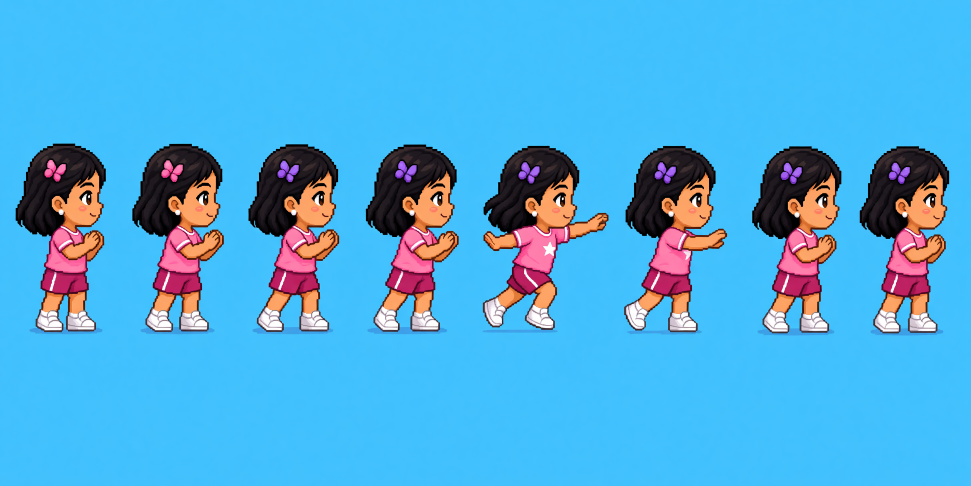
#> input picture copa-arcoiris/art-src/higgsfield/alana/carry_throw.png, 2912 x 1456 px, given in place of title_b.png, which was not available (shown at 1/3 size)
$ python build_title.py
#> lines starting #> are read from the running program, lines starting #| are printed output that depends on the picture; pictures that were not available may be replaced by others from this repository, and a replacement may not be noted
#!/usr/bin/env python3
"""Title key art: art-src/higgsfield/title/title_b.png (2816x1584) -> public/assets/ui/title.png at 640x360 with a limited palette,
so it sits next to the in-game pixel art. 640x360 is exactly 2x on a 1280x720 screen and 3x on 1920x1080."""
import os, sys
from PIL import Image
ROOT = os.path.dirname(os.path.dirname(os.path.abspath(__file__)))
src = sys.argv[1] if len(sys.argv) > 1 else "title_b.png"
im = Image.open(os.path.join(ROOT, "art-src/higgsfield/title", src)).convert("RGB").resize((640, 360), Image.LANCZOS)
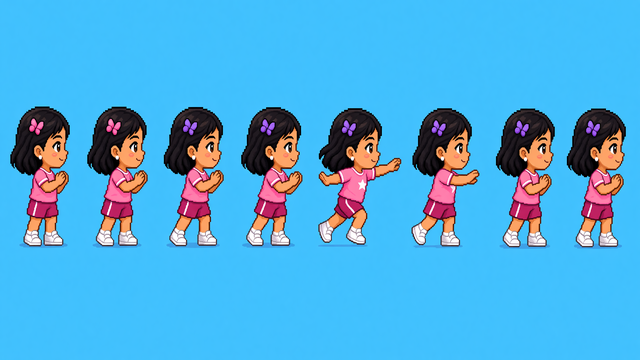
#> im: PIL image 640x360 RGB; mean R, G, B 78, 171.2, 220.5
q = im.quantize(colors=72, method=Image.MEDIANCUT, dither=Image.NONE)
out = os.path.join(ROOT, "public/assets/ui/title.png")
q.save(out, optimize=True)
q.convert("RGB").resize((1280, 720), Image.NEAREST).save(os.path.join(ROOT, "docs/qa/title_art_x2.png"))
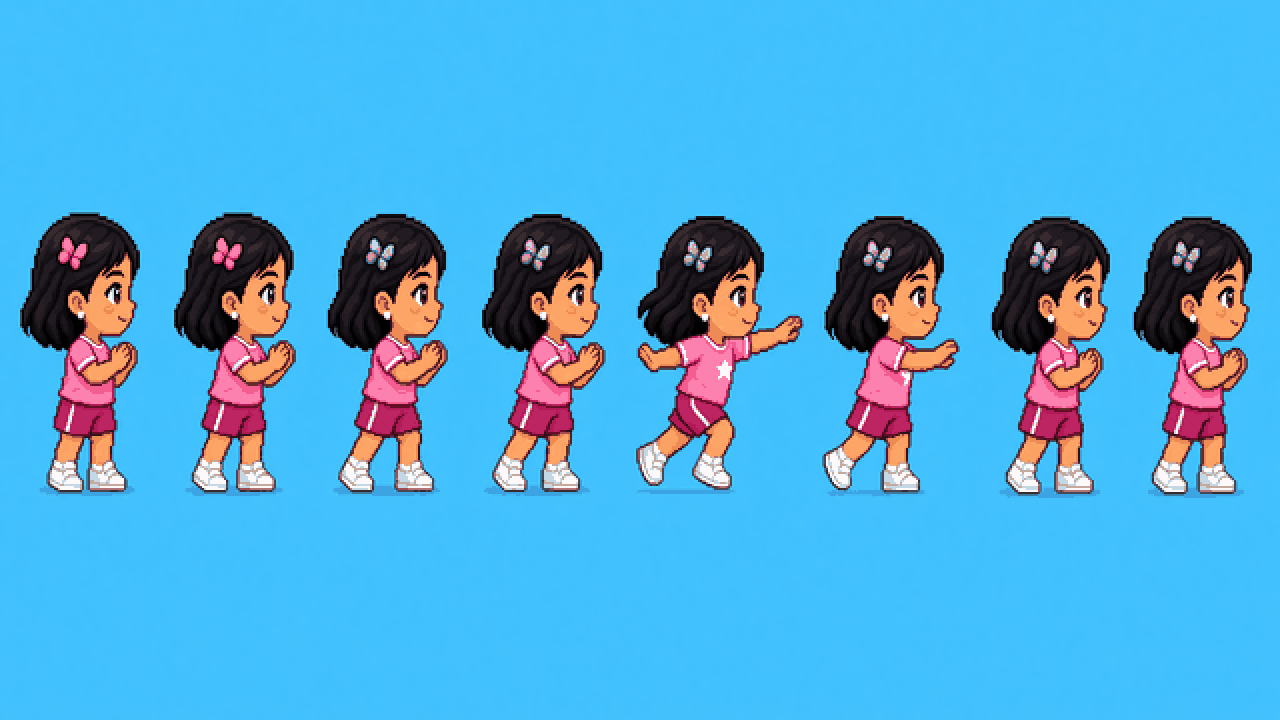
#> saved as title_art_x2.png: PIL image 1280x720 RGB; mean R, G, B 78, 171.5, 220.8
print(out, os.path.getsize(out), "bytes")

$ run again, on copa-arcoiris/art-src/higgsfield/alana/hit_tumble.png
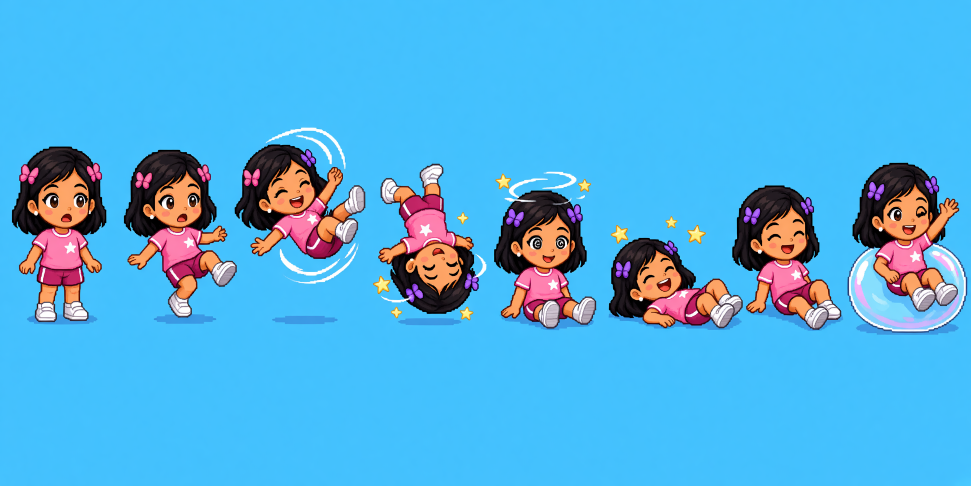
#> input picture copa-arcoiris/art-src/higgsfield/alana/hit_tumble.png, 2912 x 1456 px, found by its file name (shown at 1/3 size)
#> `q = im.quantize(colors=72, method=Image.MEDIANCUT, dither=Image.NONE)`:
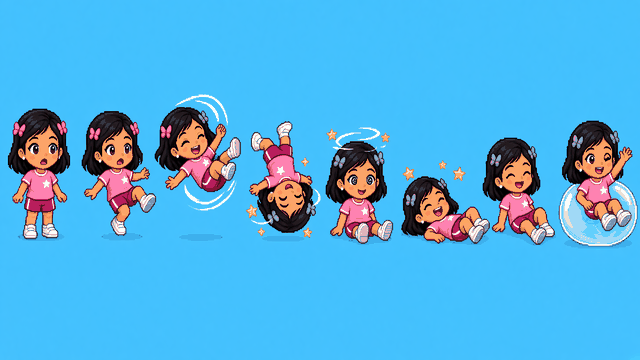
#> q: PIL image 640x360 P; mean R, G, B 81.2, 175.7, 225.1
#> `q.convert("RGB").resize((1280, 720), Image.NEAREST).save(os.path.join(..`:
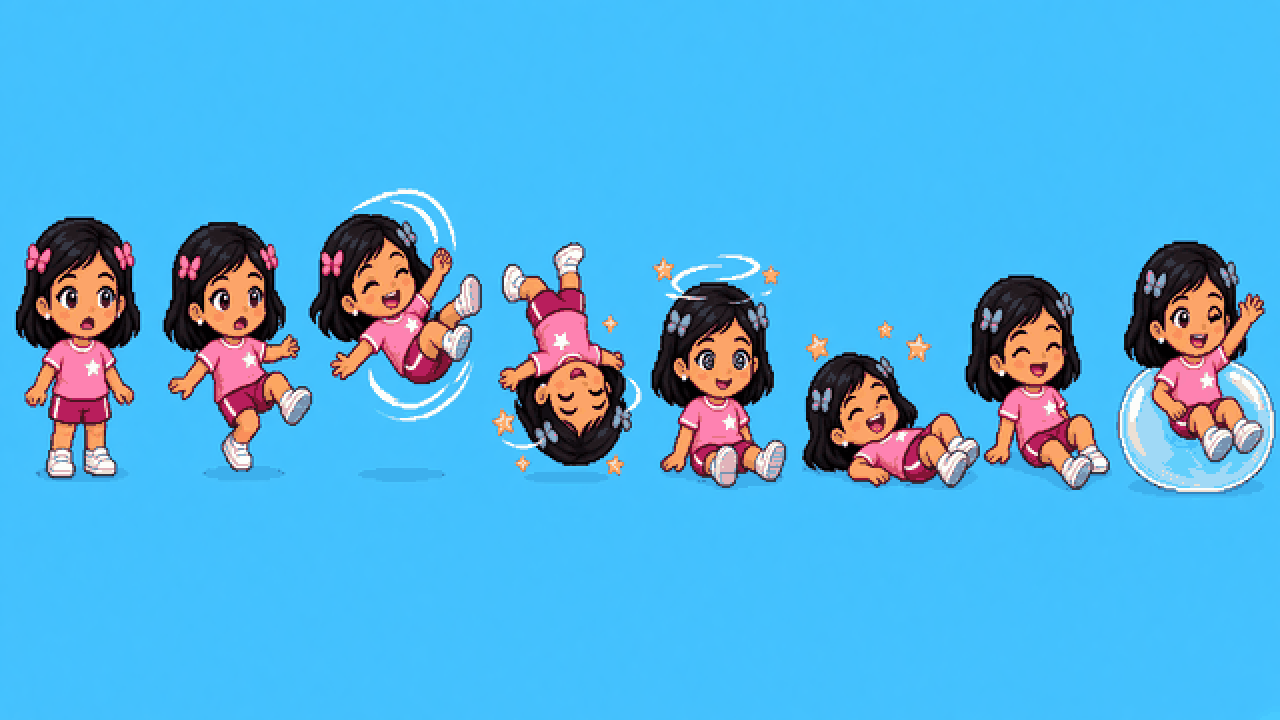
#> saved as title_art_x2.png: PIL image 1280x720 RGB; mean R, G, B 81.2, 175.7, 225.1
